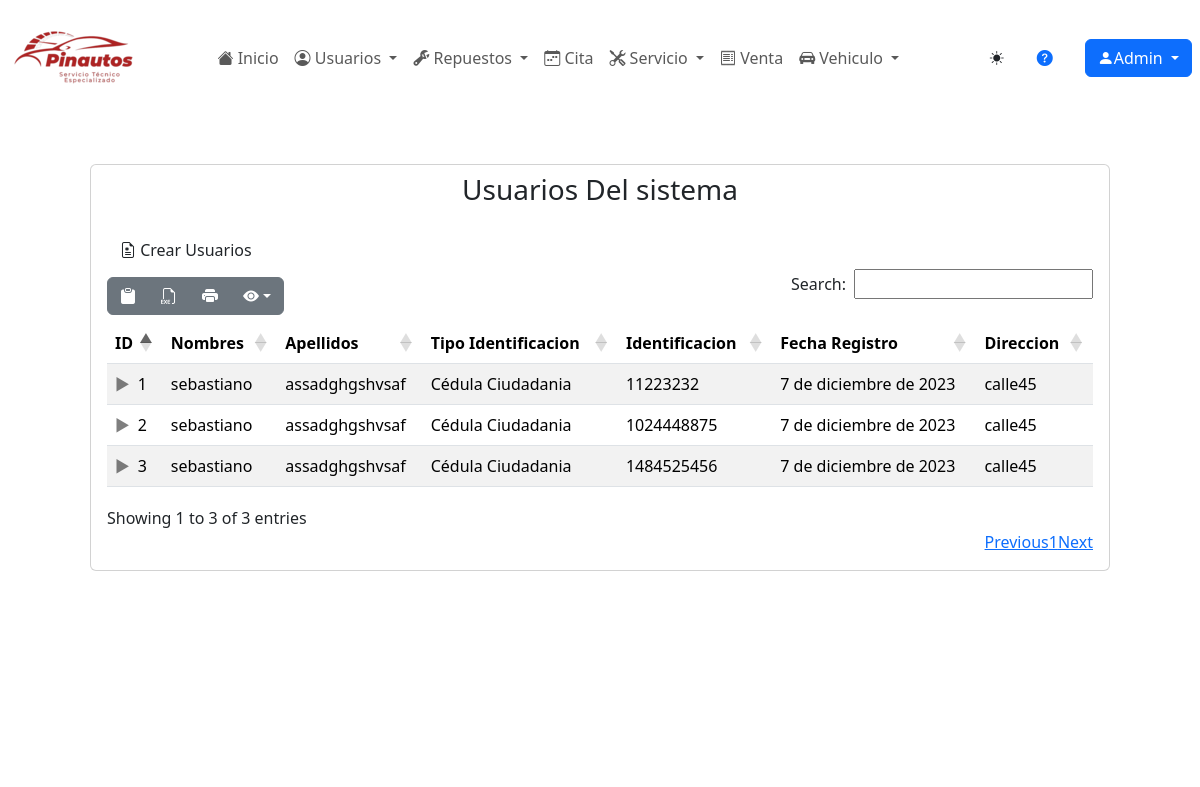
The app's page /usuarios/usuarios/ (signed in) with its own data.
### usuarios/models.py (models this page shows, shortened)
class Usuario(models.Model):
    class TipoUsuario(models.TextChoices):
        ADMINISTRADOR = 'Administrador', _("Administrador")
        SECRETARIA = 'Secretaria', _("Secretaria")
        MECANICO = 'Mecanico', _("Mecanico")
    tipo_usuario = models.CharField(max_length=13, choices=TipoUsuario.choices, verbose_name="Tipo Usuario", default=TipoUsuario.MECANICO, blank=False)
    nombres = models.CharField(max_length=30, verbose_name="Nombres", default='', blank=False, validators=[alphabetic_validator])
    apellidos = models.CharField(max_length=30, verbose_name="Apellidos", default='', blank=False, validators=[alphabetic_validator])
    class TipoIdentificacion(models.TextChoices):
        CEDULA = 'Cédula Ciudadania', _("Cédula Ciudadania")
        TARJETA = 'Tarjeta Identidad', _("Tarjeta de Identidad")
        CEDULA_EXTRANJERIA = 'Cédula Extrangería', _("Cédula de Extrangería")
    tipo_identificacion = models.CharField(max_length=18, choices=TipoIdentificacion.choices, verbose_name="Tipo de identificacion", default=TipoIdentificacion.CEDULA, blank=False)
    identificacion = models.CharField(max_length=10, verbose_name="Identificacion", default='', validators=[numeric_validator], unique=True, blank=False)
    telefono = models.CharField(max_length=11, verbose_name="Telefono", validators=[numeric_validator], blank=False)
    telefono2 = models.CharField(max_length=11, verbose_name="Segundo Telefono", validators=[numeric_validator], blank=True)
    nombreusuario = models.CharField(max_length=20, verbose_name="Nombre De Usuario", blank=False, default='')
    correo_personal = models.EmailField(max_length=50, verbose_name="Correo Personal", blank=False, default='')
    contrasena_validator = RegexValidator(regex=r'^[A-Za-z0-9]*$',message="La contraseña solo puede contener letras y números.",code='invalid_password')
    contraseña = models.CharField(max_length=10,verbose_name="Contraseña",blank=False,default='',validators=[validate_password, contrasena_validator])
    confirmarcontraseña = models.CharField(max_length=10, verbose_name="Confirmar Contraseña", blank=False, default='',validators=[validate_password, contrasena_validator])
    direccion = models.CharField(max_length=50, verbose_name="Dirección", blank=False)
    fecha_registro = models.DateField(verbose_name="Fecha de Registro", help_text="MM/DD/AAAA", auto_now_add=True,)
    class RH(models.TextChoices):
        OP = 'OP', _("O+")
        ON = 'ON', _("O-")
        AP = 'AP', _("A+")
        AN = 'AN', _("A-")
        BP = 'BP', _("B+")
        BN = 'BN', _("B-")
        ABP = 'ABP', _("AB+")
        ABN = 'ABN', _("AB-")
    rh = models.CharField(max_length=3, choices=RH.choices, verbose_name="Factor RH", blank=False)
    class Estado(models.TextChoices):
        ACTIVO = '1', _("Activo")
        INACTIVO = '0', _("Inactivo")
    estado = models.CharField(max_length=2, choices=Estado.choices, default=Estado.ACTIVO, verbose_name="Estado", blank=False)
    arl = models.ForeignKey(Arl, on_delete=models.SET_NULL, null=True, blank=False, verbose_name="ARL")
    class Meta:
        verbose_name_plural = "usuarios"

### usuarios/views.py (the view)
# urls.py: path('usuarios/', usuario_listar, name="usuarios" ),
@login_required
def usuario_listar(request):
    titulo = "Usuarios"
    modulo = "Usuarios"
    usuario = Usuario.objects.all()
    context = {
        "titulo": titulo,
        "modulo": modulo,
        "usuarios":usuario
    }
    return render(request, "usuarios/usuario/listar.html", context)

### base/templates/usuarios/usuario/listar.html (shortened to what this page needs)
{% extends 'partials/body.html' %}
{% load static %}
{% block contenido %}
<body>
    <div class="card fondcard m-5">
        <h3 class="text-center m-2">Usuarios Del sistema</h3>
        <div class="card-body">
            <a href="{% url 'usuarios-crear' %}" class="btn fondtable">
                <i class="bi bi-file-earmark-medical"></i> Crear {{titulo}}
              </a>
            <table id="example" class="table table-striped nowrap" style="width:100%">
                <thead>
                    <tr>
                        <th>ID</th>
                        <th>Nombres</th>
                        <th>Apellidos</th>
                        <th>Tipo Identificacion</th>
                        <th>Identificacion</th>
                        <th>Fecha Registro</th>
                        <th>Direccion</th>
                    </tr>
                </thead>
                <tbody>
                    {% for usuario in usuarios %}
                    <tr>
                        <td>{{usuario.id}}</td>
                        <td>{{usuario.nombres}}</td>
                        <td>{{usuario.apellidos}}</td>
                        <td>{{usuario.tipo_identificacion}}</td>
                        <td>{{usuario.identificacion}}</td>
                        <td>{{usuario.fecha_registro}}</td>
                        <td>{{usuario.direccion}}</td>
                    </tr>
                    {% endfor %}
                </tbody>
            </table>
        </div>
    </div>
</body>
{% endblock contenido %}

### base/templates/partials/body.html (shortened to what this page needs)
{% load static %}
{% load django_bootstrap5 %}
<!DOCTYPE html>
<html lang="es">
  <head>
    {% bootstrap_css %} {% bootstrap_javascript %}
    <link rel="stylesheet" href="{% static 'css/partial/body.css' %}">
    <link rel="stylesheet" href="{% static 'node_modules/bootstrap/dist/css/bootstrap.min.css' %}" />
    <link rel="stylesheet" href="{% static 'node_modules/sweetalert2/dist/sweetalert2.min.css' %}" />
    <link rel="stylesheet" href="{% static 'node_modules/sweetalert2/dist/sweetalert2.min.css' %}" />
    <link rel="stylesheet" href="{% static 'node_modules/bootstrap-icons/font/bootstrap-icons.css' %}" />
    <link rel="stylesheet" href="{% static 'css/tablas/cdn.datatables.net_1.13.6_css_dataTables.bootstrap5.min.css' %}" />
    <link rel="stylesheet" href="{% static 'css/tablas/cdn.datatables.net_buttons_2.4.2_css_buttons.dataTables.min.css' %}" />
    <link rel="stylesheet" href="{% static 'css/tablas/cdn.datatables.net_responsive_2.5.0_css_responsive.bootstrap5.min.css' %}" />
  </head>
<body{% if request.session.theme == 'dark' %}class="theme-dark"{% else %}class="theme-light"{% endif %} class="color" id="texto">
  {% include 'partials/header.html' %}
    <div class=" container ">
      {% block contenido %}
      {% endblock contenido %}
    </div>
  {% include 'partials/modal.html'%}
  {% include 'partials/footer.html' %}
</body>
</html>

### base/templates/partials/header.html (shortened to what this page needs)
{% load static %}
<head>
  <link rel="stylesheet" href="{% static 'css/homepage/headerandfooterpagehome.css' %}">
</head>
<body>
  <nav class="navbar navbar-expand-md fondoheader textcolor">
  <div class="container-fluid">
    <a class="navbar-brand" href="{% url 'index' %}">
      <img src="{% static 'img/Logos/LogoHeader.png' %}" alt="Pinautos">
    </a>
    <div class="collapse navbar-collapse justify-content-center" id="menu">
      <ul class="navbar-nav ">
        <li class="nav-item ">
          <a href="{% url 'index' %}" class="nav-link textcolor"><i class="bi bi-house-fill"></i> Inicio</a>
        </li>
        <li class="nav-item dropdown ">
          <a class="nav-link dropdown-toggle textcolor" href="#" id="navbarDropdown1" role="button" data-bs-toggle="dropdown" aria-expanded="false">
            <i class="bi bi-person-circle"></i> Usuarios
          </a>
        </li>
        <li class="nav-item dropdown">
          <a class="nav-link dropdown-toggle textcolor" href="#" id="navbarDropdown2" role="button" data-bs-toggle="dropdown" aria-expanded="false">
            <i class="bi bi-wrench-adjustable"></i> Repuestos
          </a>
        </li>
        <li class="nav-item">
          <a class="nav-link textcolor" href="{% url 'citas' %}">
            <i class="bi bi-calendar-week"></i> Cita
          </a>
        </li>
        <li class="nav-item dropdown">
          <a class="nav-link dropdown-toggle textcolor" href="#" id="navbarDropdown4" role="button" data-bs-toggle="dropdown" aria-expanded="false">
            <i class="bi bi-tools"></i> Servicio
          </a>
        </li>
        <li class="nav-item">
          <a class="nav-link textcolor" href="{% url 'ventas' %}">
            <i class="bi bi-receipt"></i> Venta
          </a>
        </li>
        <li class="nav-item dropdown">
          <a class="nav-link dropdown-toggle textcolor" href="#" id="navbarDropdown6" role="button" data-bs-toggle="dropdown" aria-expanded="false">
            <i class="bi bi-car-front-fill"></i> Vehiculo
          </a>
        </li>
      </ul>
    </div>
  </div>
  <button id="tema-toggle" class="btn btn-sm fondboton ms-2">
    <i class="bi bi-sun-fill" id="icono-sol"></i>
  </button>
  <a href="{% url 'Manualayudaclientes' %}" class=" text-decoration-none m-4 textcolor"><i class="bi bi-question-circle-fill"></i></a>
  <div class="btn-group m-2">
    <button type="button" class="btn btn-primary dropdown-toggle" data-bs-toggle="dropdown" aria-haspopup="true" aria-expanded="false">
      <i class="bi bi-person-fill"></i>{{ user.username|title }}
    </button>
  </div>
</nav>

### base/templates/partials/modal.html (shortened to what this page needs)
{% load static %}
<head>
  <link rel="stylesheet" href="{% static 'css/partial/model.css' %}">
</head>
<body>
</body>

### base/templates/partials/scripts.html (shortened to what this page needs)
{% load static %}

### base/templates/partials/footer.html (shortened to what this page needs)
{% load django_bootstrap5 %}
{% load static %}
<link rel="stylesheet" href="{% static 'css/partial/footer.css' %}">
<footer class="fondfooter text-white pt-5 pb-4">
    <div class="container text center text-md-start">
        <div class="text-center mb-2">
            <p class="text-footer">
            </p>
        </div>
    </div>
</footer>

### static/css/partial/body.css (style rules this page uses)
body { position: relative; padding-bottom: 115px; min-height: 100vh; }

### static/css/partial/footer.css (style rules this page uses)
.fondfooter { margin-top: auto; position: absolute; bottom: 0%; width: 100%; }

### records on screen
Usuario: id "1", nombres "sebastiano", apellidos "assadghgshvsaf", tipo_identificacion "Cédula Ciudadania", identificacion "11223232", fecha_registro "7 de diciembre de 2023", direccion "calle45"
Usuario: id "2", nombres "sebastiano", apellidos "assadghgshvsaf", tipo_identificacion "Cédula Ciudadania", identificacion "1024448875", fecha_registro "7 de diciembre de 2023", direccion "calle45"
Usuario: id "3", nombres "sebastiano", apellidos "assadghgshvsaf", tipo_identificacion "Cédula Ciudadania", identificacion "1484525456", fecha_registro "7 de diciembre de 2023", direccion "calle45"

### other values on screen
{{ user.username|title }} "Admin"
{{ titulo }} "Usuarios"
